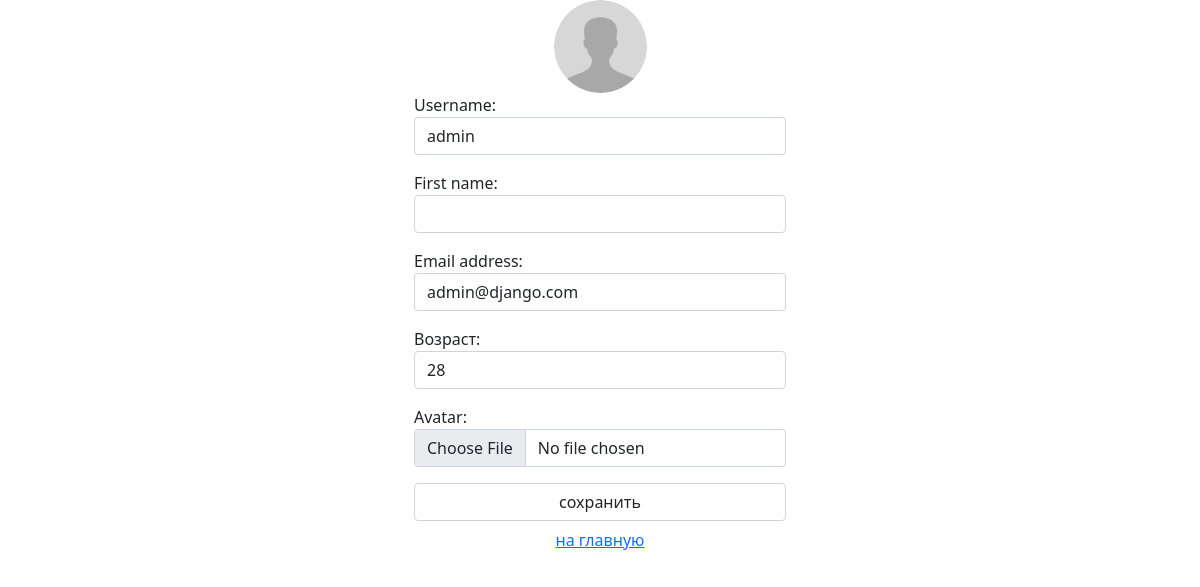
The page /auth/edit/ (signed in) on the database its author committed.
### authapp/models.py (models this page shows, shortened)
class ShopUser(AbstractUser):
    avatar = models.ImageField(upload_to='users_avatars', blank=True)
    age = models.PositiveIntegerField(verbose_name='возраст')
    activation_key = models.CharField(max_length=128, blank=True)
    activation_key_expires = models.DateTimeField(default=(now() + timedelta(hours=48)))

### authapp/views.py (the view)
# urls.py: path('edit/', authapp.edit, name='edit'),
def edit(request):
    title = 'редактирование'
    if request.method == 'POST':
        edit_form = ShopUserEditForm(request.POST, request.FILES, instance=request.user)
        if edit_form.is_valid():
            edit_form.save()
            return HttpResponseRedirect(reverse('auth:edit'))
    else:
        edit_form = ShopUserEditForm(instance=request.user)
    context = {'title': title, 'edit_form': edit_form}
    return render(request, 'authapp/edit.html', context)

### authapp/forms.py (shortened to what this page needs)
class ShopUserEditForm(UserChangeForm):
    class Meta:
        model = ShopUser
        fields = ('username', 'first_name', 'email', 'age', 'avatar', 'password')
    def __init__(self, *args, **kwargs):
        super().__init__(*args, **kwargs)
        for field_name, field in self.fields.items():
            field.widget.attrs['class'] = 'form-control'
            field.help_text = ''
            if field_name == 'password':
                field.widget = forms.HiddenInput()

### mainapp/context_processors.py (called while the page is built)
def basket(request):
    print(f'context processor basket works')
    basket = []
    if request.user.is_authenticated:
        basket = Basket.objects.filter(user=request.user)
    return {
        'basket': basket,
    }

### authapp/templates/authapp/edit.html (shortened to what this page needs)
{% extends 'authapp/base.html' %}
{% load static %}
{% block content %}
    <div class="col-4 mx-auto">
        <div class="row">
            <div class="user_avatar">
                <img src="/media/{{ user.avatar|default:"avatar-placeholder.png" }}" class="rounded-circle">
            </div>
        </div>
    <div class="row">
        <form class="form-horizontal" action="{% url 'auth:edit' %}" method="post" enctype="multipart/form-data">
            {{ edit_form.as_p }}
            <input class="form-control" type="submit" value="сохранить">
        </form>
        <button class="btn btn-round form-control last">
            <a href="{% url 'index' %}" class="">
                на главную
            </a>
        </button>
    </div>
    </div>
{% endblock %}

### authapp/static/authapp/style.css (style rules this page uses)
.user_avatar img { width: 25%; }
.user_avatar { text-align: center; }

### rows shown on the page
ShopUser: username "admin", email "admin@django.com", age "28"
